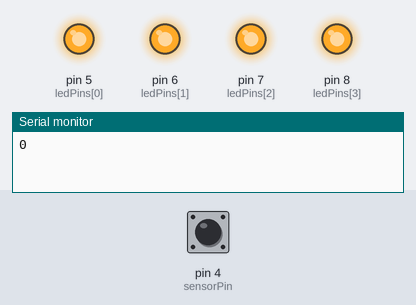
The sketch below on a simulated Arduino Uno, built with avr-gcc and run on an emulated ATmega328P. On the bench: output pins drawn as LEDs (lit = HIGH), the last lines printed to the serial monitor. The test bench sets the inputs (shaded band); at power-on: pin 4 (sensorPin) LOW.

Above: at 1.2 s.
1.3 s: pin 4 (sensorPin) pulsed HIGH 5 times (0.12 s each, 0.3 s apart)
At 5.4 s:
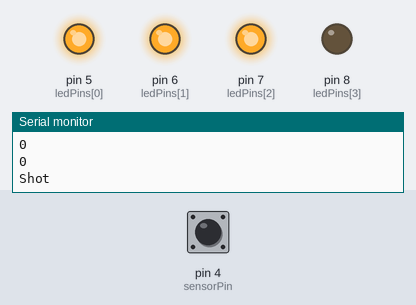
5.8 s: pin 4 (sensorPin) pulsed HIGH 5 times (0.12 s each, 0.3 s apart)
At 10.8 s:
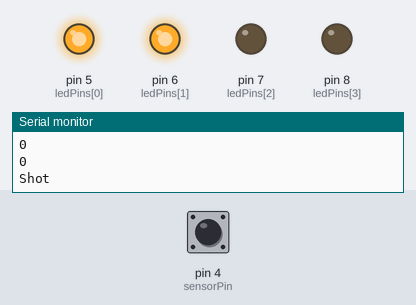
Timing chart, 0 to 12.3 s (numbered marks = the images above; inputs shaded):
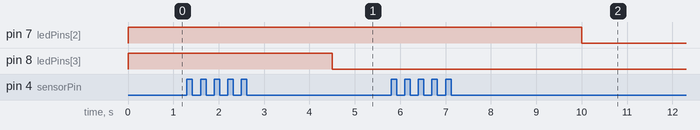

The sketch:

oldWorkingCode.ino
```cpp
int             sensorPin = 4;
int             ledPins[4] = {5,6,7,8};
int             life_v = 4;
unsigned long   previousMillis;
unsigned long   blinkInterval = 500;

void
setup()
{
    Serial.begin(9600);
    pinMode(sensorPin, INPUT);
    for (int i = 0; i < 4; i++){
      pinMode(ledPins[i], OUTPUT);
    }

    dispLife();
}

void
loop()
{
    unsigned int    total = 0;
    long            datum;


    for (int i = 0; i < 7; i++) {
      datum = pulseIn(sensorPin, LOW);
      Serial.println(datum);
      total += datum;
    }

    if (life_v <= 0){
      life_v = 5;
    }

    if (total / 7.0 > 100) {
      Serial.println("Shot");
	    life_v--;
      dispLife();
      delay(500);
    }
}

void dispLife(){
  for (int i = 0; i < life_v; i++){
    digitalWrite(ledPins[i], HIGH);
  }
  for (int j = life_v; j < 4; j++){
    digitalWrite(ledPins[j], LOW);
  }
}
```

Measured:
- after the input at 1.3 s, pin 8 (ledPins[3]): HIGH → LOW after 3.2 s
- after the input at 5.8 s, pin 7 (ledPins[2]): HIGH → LOW after 4.2 s
